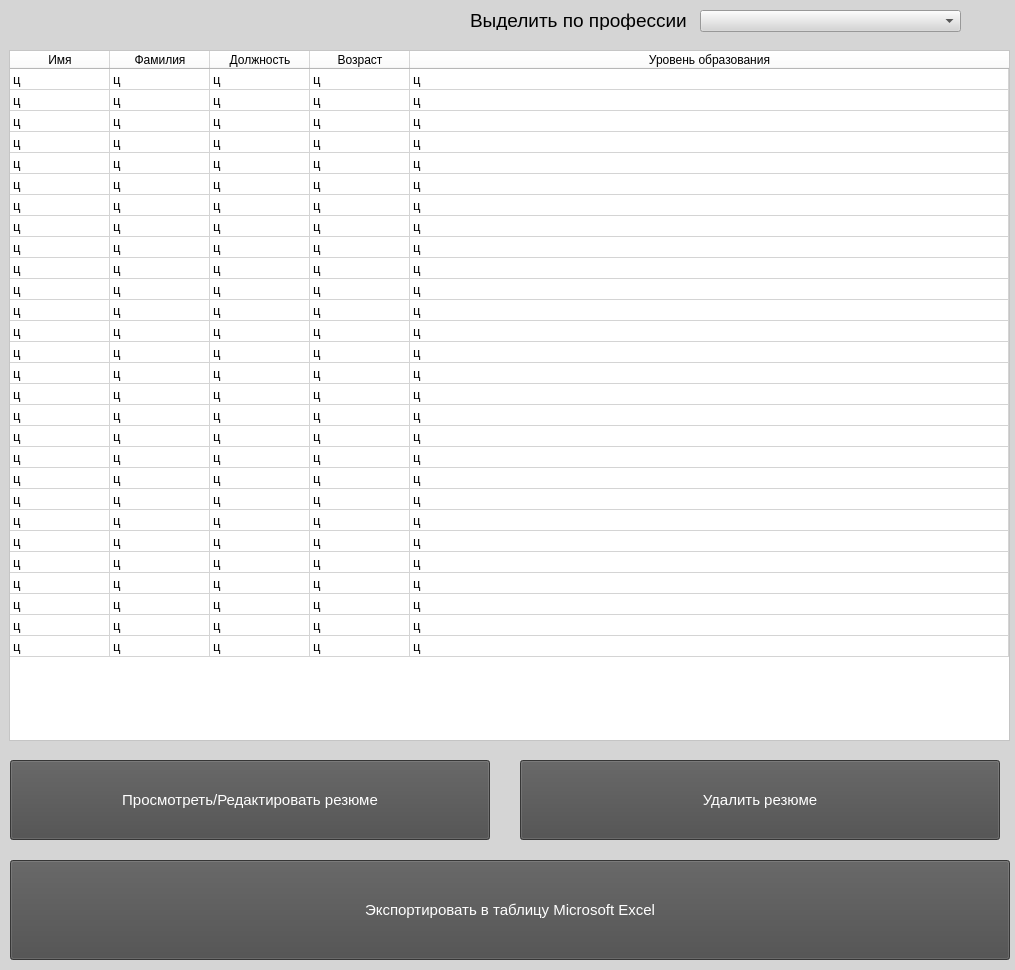
<?xml version="1.0" encoding="UTF-8"?>
<ui version="4.0">
 <class>MainWindow</class>
 <widget class="QMainWindow" name="MainWindow">
  <property name="geometry">
   <rect>
    <x>0</x>
    <y>0</y>
    <width>1015</width>
    <height>970</height>
   </rect>
  </property>
  <property name="minimumSize">
   <size>
    <width>1015</width>
    <height>970</height>
   </size>
  </property>
  <property name="maximumSize">
   <size>
    <width>1015</width>
    <height>970</height>
   </size>
  </property>
  <property name="windowTitle">
   <string notr="true">Сортировка резюме</string>
  </property>
  <property name="windowIcon">
   <iconset>
    <normaloff>../icon.png</normaloff>../icon.png</iconset>
  </property>
  <property name="styleSheet">
   <string notr="true">background-color:rgb(213, 213, 213);</string>
  </property>
  <widget class="QWidget" name="centralwidget">
   <widget class="QTableWidget" name="peopletableWidget">
    <property name="geometry">
     <rect>
      <x>9</x>
      <y>50</y>
      <width>1001</width>
      <height>691</height>
     </rect>
    </property>
    <property name="font">
     <font>
      <pointsize>10</pointsize>
     </font>
    </property>
    <property name="styleSheet">
     <string notr="true">background-color: rgb(255, 255, 255);</string>
    </property>
    <property name="frameShape">
     <enum>QFrame::StyledPanel</enum>
    </property>
    <property name="frameShadow">
     <enum>QFrame::Sunken</enum>
    </property>
    <property name="lineWidth">
     <number>1</number>
    </property>
    <property name="horizontalScrollBarPolicy">
     <enum>Qt::ScrollBarAlwaysOff</enum>
    </property>
    <property name="sizeAdjustPolicy">
     <enum>QAbstractScrollArea::AdjustToContents</enum>
    </property>
    <property name="autoScroll">
     <bool>true</bool>
    </property>
    <property name="editTriggers">
     <set>QAbstractItemView::NoEditTriggers</set>
    </property>
    <property name="alternatingRowColors">
     <bool>false</bool>
    </property>
    <property name="selectionMode">
     <enum>QAbstractItemView::SingleSelection</enum>
    </property>
    <property name="selectionBehavior">
     <enum>QAbstractItemView::SelectRows</enum>
    </property>
    <property name="textElideMode">
     <enum>Qt::ElideRight</enum>
    </property>
    <property name="showGrid">
     <bool>true</bool>
    </property>
    <property name="gridStyle">
     <enum>Qt::SolidLine</enum>
    </property>
    <property name="sortingEnabled">
     <bool>false</bool>
    </property>
    <property name="wordWrap">
     <bool>true</bool>
    </property>
    <property name="cornerButtonEnabled">
     <bool>false</bool>
    </property>
    <attribute name="horizontalHeaderVisible">
     <bool>true</bool>
    </attribute>
    <attribute name="horizontalHeaderCascadingSectionResizes">
     <bool>false</bool>
    </attribute>
    <attribute name="horizontalHeaderMinimumSectionSize">
     <number>20</number>
    </attribute>
    <attribute name="horizontalHeaderDefaultSectionSize">
     <number>100</number>
    </attribute>
    <attribute name="horizontalHeaderStretchLastSection">
     <bool>true</bool>
    </attribute>
    <attribute name="verticalHeaderVisible">
     <bool>false</bool>
    </attribute>
    <attribute name="verticalHeaderDefaultSectionSize">
     <number>21</number>
    </attribute>
    <row>
     <property name="text">
      <string notr="true">1</string>
     </property>
    </row>
    <row>
     <property name="text">
      <string>New Row</string>
     </property>
    </row>
    <row>
     <property name="text">
      <string>New Row</string>
     </property>
    </row>
    <row>
     <property name="text">
      <string>New Row</string>
     </property>
    </row>
    <row>
     <property name="text">
      <string>New Row</string>
     </property>
    </row>
    <row/>
    <row/>
    <row/>
    <row/>
    <row/>
    <row/>
    <row/>
    <row/>
    <row/>
    <row/>
    <row/>
    <row/>
    <row/>
    <row/>
    <row/>
    <row/>
    <row/>
    <row/>
    <row/>
    <row/>
    <row/>
    <row/>
    <row/>
    <column>
     <property name="text">
      <string notr="true">Имя</string>
     </property>
    </column>
    <column>
     <property name="text">
      <string notr="true">Фамилия</string>
     </property>
    </column>
    <column>
     <property name="text">
      <string notr="true">Должность</string>
     </property>
    </column>
    <column>
     <property name="text">
      <string notr="true">Возраст</string>
     </property>
    </column>
    <column>
     <property name="text">
      <string notr="true">Уровень образования</string>
     </property>
    </column>
    <item row="0" column="0">
     <property name="text">
      <string>ц</string>
     </property>
     <property name="flags">
      <set>ItemIsSelectable|ItemIsDragEnabled|ItemIsDropEnabled|ItemIsUserCheckable|ItemIsEnabled</set>
     </property>
    </item>
    <item row="0" column="1">
     <property name="text">
      <string>ц</string>
     </property>
    </item>
    <item row="0" column="2">
     <property name="text">
      <string>ц</string>
     </property>
    </item>
    <item row="0" column="3">
     <property name="text">
      <string>ц</string>
     </property>
    </item>
    <item row="0" column="4">
     <property name="text">
      <string>ц</string>
     </property>
    </item>
    <item row="1" column="0">
     <property name="text">
      <string>ц</string>
     </property>
    </item>
    <item row="1" column="1">
     <property name="text">
      <string>ц</string>
     </property>
    </item>
    <item row="1" column="2">
     <property name="text">
      <string>ц</string>
     </property>
    </item>
    <item row="1" column="3">
     <property name="text">
      <string>ц</string>
     </property>
    </item>
    <item row="1" column="4">
     <property name="text">
      <string>ц</string>
     </property>
    </item>
    <item row="2" column="0">
     <property name="text">
      <string>ц</string>
     </property>
    </item>
    <item row="2" column="1">
     <property name="text">
      <string>ц</string>
     </property>
    </item>
    <item row="2" column="2">
     <property name="text">
      <string>ц</string>
     </property>
    </item>
    <item row="2" column="3">
     <property name="text">
      <string>ц</string>
     </property>
    </item>
    <item row="2" column="4">
     <property name="text">
      <string>ц</string>
     </property>
    </item>
    <item row="3" column="0">
     <property name="text">
      <string>ц</string>
     </property>
    </item>
    <item row="3" column="1">
     <property name="text">
      <string>ц</string>
     </property>
    </item>
    <item row="3" column="2">
     <property name="text">
      <string>ц</string>
     </property>
    </item>
    <item row="3" column="3">
     <property name="text">
      <string>ц</string>
     </property>
    </item>
    <item row="3" column="4">
     <property name="text">
      <string>ц</string>
     </property>
    </item>
    <item row="4" column="0">
     <property name="text">
      <string>ц</string>
     </property>
    </item>
    <item row="4" column="1">
     <property name="text">
      <string>ц</string>
     </property>
    </item>
    <item row="4" column="2">
     <property name="text">
      <string>ц</string>
     </property>
    </item>
    <item row="4" column="3">
     <property name="text">
      <string>ц</string>
     </property>
    </item>
    <item row="4" column="4">
     <property name="text">
      <string>ц</string>
     </property>
    </item>
    <item row="5" column="0">
     <property name="text">
      <string>ц</string>
     </property>
    </item>
    <item row="5" column="1">
     <property name="text">
      <string>ц</string>
     </property>
    </item>
    <item row="5" column="2">
     <property name="text">
      <string>ц</string>
     </property>
    </item>
    <item row="5" column="3">
     <property name="text">
      <string>ц</string>
     </property>
    </item>
    <item row="5" column="4">
     <property name="text">
      <string>ц</string>
     </property>
    </item>
    <item row="6" column="0">
     <property name="text">
      <string>ц</string>
     </property>
    </item>
    <item row="6" column="1">
     <property name="text">
      <string>ц</string>
     </property>
    </item>
    <item row="6" column="2">
     <property name="text">
      <string>ц</string>
     </property>
    </item>
    <item row="6" column="3">
     <property name="text">
      <string>ц</string>
     </property>
    </item>
    <item row="6" column="4">
     <property name="text">
      <string>ц</string>
     </property>
    </item>
    <item row="7" column="0">
     <property name="text">
      <string>ц</string>
     </property>
    </item>
    <item row="7" column="1">
     <property name="text">
      <string>ц</string>
     </property>
    </item>
    <item row="7" column="2">
     <property name="text">
      <string>ц</string>
     </property>
    </item>
    <item row="7" column="3">
     <property name="text">
      <string>ц</string>
     </property>
    </item>
    <item row="7" column="4">
     <property name="text">
      <string>ц</string>
     </property>
    </item>
    <item row="8" column="0">
     <property name="text">
      <string>ц</string>
     </property>
    </item>
    <item row="8" column="1">
     <property name="text">
      <string>ц</string>
     </property>
    </item>
    <item row="8" column="2">
     <property name="text">
      <string>ц</string>
     </property>
    </item>
    <item row="8" column="3">
     <property name="text">
      <string>ц</string>
     </property>
    </item>
    <item row="8" column="4">
     <property name="text">
      <string>ц</string>
     </property>
    </item>
    <item row="9" column="0">
     <property name="text">
      <string>ц</string>
     </property>
    </item>
    <item row="9" column="1">
     <property name="text">
      <string>ц</string>
     </property>
    </item>
    <item row="9" column="2">
     <property name="text">
      <string>ц</string>
     </property>
    </item>
    <item row="9" column="3">
     <property name="text">
      <string>ц</string>
     </property>
    </item>
    <item row="9" column="4">
     <property name="text">
      <string>ц</string>
     </property>
    </item>
    <item row="10" column="0">
     <property name="text">
      <string>ц</string>
     </property>
    </item>
    <item row="10" column="1">
     <property name="text">
      <string>ц</string>
     </property>
    </item>
    <item row="10" column="2">
     <property name="text">
      <string>ц</string>
     </property>
    </item>
    <item row="10" column="3">
     <property name="text">
      <string>ц</string>
     </property>
    </item>
    <item row="10" column="4">
     <property name="text">
      <string>ц</string>
     </property>
    </item>
    <item row="11" column="0">
     <property name="text">
      <string>ц</string>
     </property>
    </item>
    <item row="11" column="1">
     <property name="text">
      <string>ц</string>
     </property>
    </item>
    <item row="11" column="2">
     <property name="text">
      <string>ц</string>
     </property>
    </item>
    <item row="11" column="3">
     <property name="text">
      <string>ц</string>
     </property>
    </item>
    <item row="11" column="4">
     <property name="text">
      <string>ц</string>
     </property>
    </item>
    <item row="12" column="0">
     <property name="text">
      <string>ц</string>
     </property>
    </item>
    <item row="12" column="1">
     <property name="text">
      <string>ц</string>
     </property>
    </item>
    <item row="12" column="2">
     <property name="text">
      <string>ц</string>
     </property>
    </item>
    <item row="12" column="3">
     <property name="text">
      <string>ц</string>
     </property>
    </item>
    <item row="12" column="4">
     <property name="text">
      <string>ц</string>
     </property>
    </item>
    <item row="13" column="0">
     <property name="text">
      <string>ц</string>
     </property>
    </item>
    <item row="13" column="1">
     <property name="text">
      <string>ц</string>
     </property>
    </item>
    <item row="13" column="2">
     <property name="text">
      <string>ц</string>
     </property>
    </item>
    <item row="13" column="3">
     <property name="text">
      <string>ц</string>
     </property>
    </item>
    <item row="13" column="4">
     <property name="text">
      <string>ц</string>
     </property>
    </item>
    <item row="14" column="0">
     <property name="text">
      <string>ц</string>
     </property>
    </item>
    <item row="14" column="1">
     <property name="text">
      <string>ц</string>
     </property>
    </item>
    <item row="14" column="2">
     <property name="text">
      <string>ц</string>
     </property>
    </item>
    <item row="14" column="3">
     <property name="text">
      <string>ц</string>
     </property>
    </item>
    <item row="14" column="4">
     <property name="text">
      <string>ц</string>
     </property>
    </item>
    <item row="15" column="0">
     <property name="text">
      <string>ц</string>
     </property>
    </item>
    <item row="15" column="1">
     <property name="text">
      <string>ц</string>
     </property>
    </item>
    <item row="15" column="2">
     <property name="text">
      <string>ц</string>
     </property>
    </item>
    <item row="15" column="3">
     <property name="text">
      <string>ц</string>
     </property>
    </item>
    <item row="15" column="4">
     <property name="text">
      <string>ц</string>
     </property>
    </item>
    <item row="16" column="0">
     <property name="text">
      <string>ц</string>
     </property>
    </item>
    <item row="16" column="1">
     <property name="text">
      <string>ц</string>
     </property>
    </item>
    <item row="16" column="2">
     <property name="text">
      <string>ц</string>
     </property>
    </item>
    <item row="16" column="3">
     <property name="text">
      <string>ц</string>
     </property>
    </item>
    <item row="16" column="4">
     <property name="text">
      <string>ц</string>
     </property>
    </item>
    <item row="17" column="0">
     <property name="text">
      <string>ц</string>
     </property>
    </item>
    <item row="17" column="1">
     <property name="text">
      <string>ц</string>
     </property>
    </item>
    <item row="17" column="2">
     <property name="text">
      <string>ц</string>
     </property>
    </item>
    <item row="17" column="3">
     <property name="text">
      <string>ц</string>
     </property>
    </item>
    <item row="17" column="4">
     <property name="text">
      <string>ц</string>
     </property>
    </item>
    <item row="18" column="0">
     <property name="text">
      <string>ц</string>
     </property>
    </item>
    <item row="18" column="1">
     <property name="text">
      <string>ц</string>
     </property>
    </item>
    <item row="18" column="2">
     <property name="text">
      <string>ц</string>
     </property>
    </item>
    <item row="18" column="3">
     <property name="text">
      <string>ц</string>
     </property>
    </item>
    <item row="18" column="4">
     <property name="text">
      <string>ц</string>
     </property>
    </item>
    <item row="19" column="0">
     <property name="text">
      <string>ц</string>
     </property>
    </item>
    <item row="19" column="1">
     <property name="text">
      <string>ц</string>
     </property>
    </item>
    <item row="19" column="2">
     <property name="text">
      <string>ц</string>
     </property>
    </item>
    <item row="19" column="3">
     <property name="text">
      <string>ц</string>
     </property>
    </item>
    <item row="19" column="4">
     <property name="text">
      <string>ц</string>
     </property>
    </item>
    <item row="20" column="0">
     <property name="text">
      <string>ц</string>
     </property>
    </item>
    <item row="20" column="1">
     <property name="text">
      <string>ц</string>
     </property>
    </item>
    <item row="20" column="2">
     <property name="text">
      <string>ц</string>
     </property>
    </item>
    <item row="20" column="3">
     <property name="text">
      <string>ц</string>
     </property>
    </item>
    <item row="20" column="4">
     <property name="text">
      <string>ц</string>
     </property>
    </item>
    <item row="21" column="0">
     <property name="text">
      <string>ц</string>
     </property>
    </item>
    <item row="21" column="1">
     <property name="text">
      <string>ц</string>
     </property>
    </item>
    <item row="21" column="2">
     <property name="text">
      <string>ц</string>
     </property>
    </item>
    <item row="21" column="3">
     <property name="text">
      <string>ц</string>
     </property>
    </item>
    <item row="21" column="4">
     <property name="text">
      <string>ц</string>
     </property>
    </item>
    <item row="22" column="0">
     <property name="text">
      <string>ц</string>
     </property>
    </item>
    <item row="22" column="1">
     <property name="text">
      <string>ц</string>
     </property>
    </item>
    <item row="22" column="2">
     <property name="text">
      <string>ц</string>
     </property>
    </item>
    <item row="22" column="3">
     <property name="text">
      <string>ц</string>
     </property>
    </item>
    <item row="22" column="4">
     <property name="text">
      <string>ц</string>
     </property>
    </item>
    <item row="23" column="0">
     <property name="text">
      <string>ц</string>
     </property>
    </item>
    <item row="23" column="1">
     <property name="text">
      <string>ц</string>
     </property>
    </item>
    <item row="23" column="2">
     <property name="text">
      <string>ц</string>
     </property>
    </item>
    <item row="23" column="3">
     <property name="text">
      <string>ц</string>
     </property>
    </item>
    <item row="23" column="4">
     <property name="text">
      <string>ц</string>
     </property>
    </item>
    <item row="24" column="0">
     <property name="text">
      <string>ц</string>
     </property>
    </item>
    <item row="24" column="1">
     <property name="text">
      <string>ц</string>
     </property>
    </item>
    <item row="24" column="2">
     <property name="text">
      <string>ц</string>
     </property>
    </item>
    <item row="24" column="3">
     <property name="text">
      <string>ц</string>
     </property>
    </item>
    <item row="24" column="4">
     <property name="text">
      <string>ц</string>
     </property>
    </item>
    <item row="25" column="0">
     <property name="text">
      <string>ц</string>
     </property>
    </item>
    <item row="25" column="1">
     <property name="text">
      <string>ц</string>
     </property>
    </item>
    <item row="25" column="2">
     <property name="text">
      <string>ц</string>
     </property>
    </item>
    <item row="25" column="3">
     <property name="text">
      <string>ц</string>
     </property>
    </item>
    <item row="25" column="4">
     <property name="text">
      <string>ц</string>
     </property>
    </item>
    <item row="26" column="0">
     <property name="text">
      <string>ц</string>
     </property>
    </item>
    <item row="26" column="1">
     <property name="text">
      <string>ц</string>
     </property>
    </item>
    <item row="26" column="2">
     <property name="text">
      <string>ц</string>
     </property>
    </item>
    <item row="26" column="3">
     <property name="text">
      <string>ц</string>
     </property>
    </item>
    <item row="26" column="4">
     <property name="text">
      <string>ц</string>
     </property>
    </item>
    <item row="27" column="0">
     <property name="text">
      <string>ц</string>
     </property>
    </item>
    <item row="27" column="1">
     <property name="text">
      <string>ц</string>
     </property>
    </item>
    <item row="27" column="2">
     <property name="text">
      <string>ц</string>
     </property>
    </item>
    <item row="27" column="3">
     <property name="text">
      <string>ц</string>
     </property>
    </item>
    <item row="27" column="4">
     <property name="text">
      <string>ц</string>
     </property>
    </item>
   </widget>
   <widget class="QPushButton" name="editresumeButton">
    <property name="geometry">
     <rect>
      <x>10</x>
      <y>760</y>
      <width>480</width>
      <height>80</height>
     </rect>
    </property>
    <property name="font">
     <font>
      <pointsize>11</pointsize>
     </font>
    </property>
    <property name="styleSheet">
     <string notr="true">background-color: rgb(75, 75, 75);
color: rgb(255, 255, 255);
selection-background-color: rgb(175, 175, 175);</string>
    </property>
    <property name="text">
     <string notr="true">Просмотреть/Редактировать резюме</string>
    </property>
   </widget>
   <widget class="QPushButton" name="deleteButton">
    <property name="geometry">
     <rect>
      <x>520</x>
      <y>760</y>
      <width>480</width>
      <height>80</height>
     </rect>
    </property>
    <property name="font">
     <font>
      <pointsize>11</pointsize>
     </font>
    </property>
    <property name="styleSheet">
     <string notr="true">background-color: rgb(75, 75, 75);
color: rgb(255, 255, 255);
selection-color: rgb(255, 255, 255);</string>
    </property>
    <property name="text">
     <string notr="true">Удалить резюме</string>
    </property>
   </widget>
   <widget class="QPushButton" name="excelexportButton">
    <property name="geometry">
     <rect>
      <x>10</x>
      <y>860</y>
      <width>1000</width>
      <height>100</height>
     </rect>
    </property>
    <property name="font">
     <font>
      <pointsize>11</pointsize>
     </font>
    </property>
    <property name="styleSheet">
     <string notr="true">background-color: rgb(75, 75, 75);
color: rgb(255, 255, 255);
selection-color: rgb(255, 255, 255);</string>
    </property>
    <property name="text">
     <string notr="true">Экспортировать в таблицу Microsoft Excel</string>
    </property>
   </widget>
   <widget class="QComboBox" name="comboBox">
    <property name="geometry">
     <rect>
      <x>700</x>
      <y>10</y>
      <width>261</width>
      <height>22</height>
     </rect>
    </property>
    <item>
     <property name="text">
      <string/>
     </property>
    </item>
   </widget>
   <widget class="QLabel" name="label">
    <property name="geometry">
     <rect>
      <x>470</x>
      <y>10</y>
      <width>221</width>
      <height>20</height>
     </rect>
    </property>
    <property name="font">
     <font>
      <pointsize>14</pointsize>
     </font>
    </property>
    <property name="text">
     <string>Выделить по профессии</string>
    </property>
   </widget>
  </widget>
 </widget>
 <resources/>
 <connections/>
</ui>
